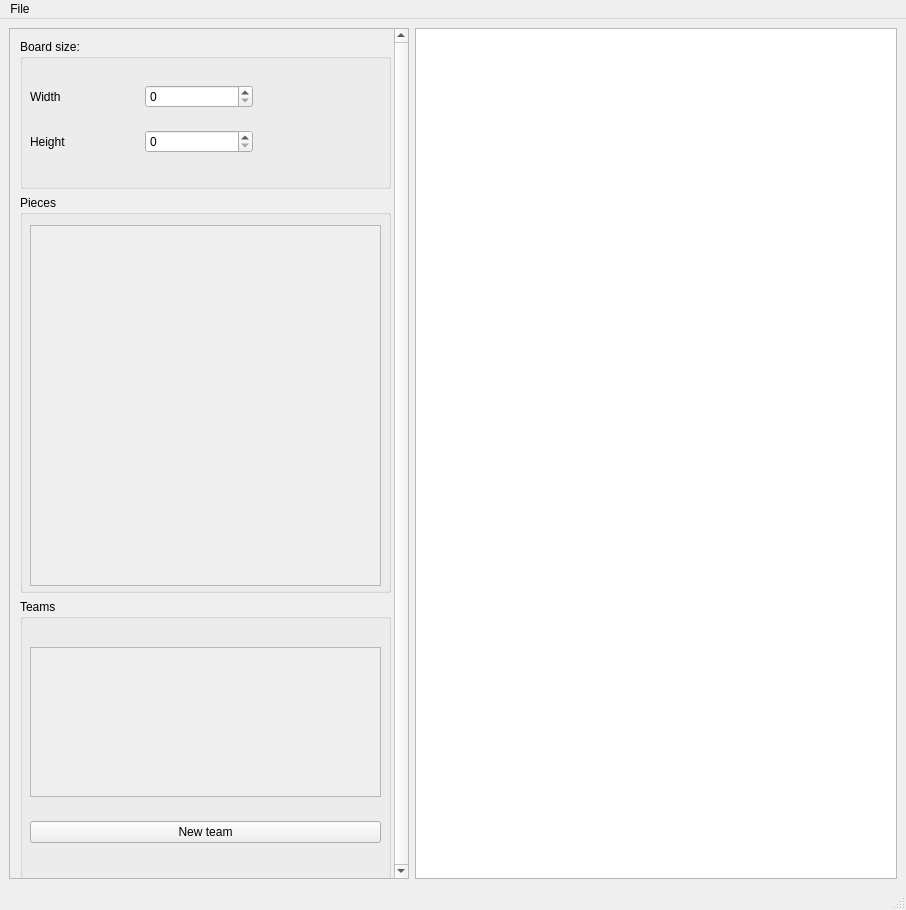
<?xml version="1.0" encoding="UTF-8"?>
<ui version="4.0">
 <class>BoardEditor</class>
 <widget class="QMainWindow" name="BoardEditor">
  <property name="geometry">
   <rect>
    <x>0</x>
    <y>0</y>
    <width>906</width>
    <height>910</height>
   </rect>
  </property>
  <property name="windowTitle">
   <string>Board Editor</string>
  </property>
  <widget class="QWidget" name="centralwidget">
   <layout class="QVBoxLayout" name="verticalLayout">
    <item>
     <layout class="QGridLayout" name="gridLayout">
      <item row="1" column="1">
       <widget class="QGraphicsView" name="BoardCanva"/>
      </item>
      <item row="1" column="0">
       <widget class="QScrollArea" name="scrollArea">
        <property name="minimumSize">
         <size>
          <width>400</width>
          <height>0</height>
         </size>
        </property>
        <property name="maximumSize">
         <size>
          <width>400</width>
          <height>16777215</height>
         </size>
        </property>
        <property name="verticalScrollBarPolicy">
         <enum>Qt::ScrollBarPolicy::ScrollBarAlwaysOn</enum>
        </property>
        <property name="horizontalScrollBarPolicy">
         <enum>Qt::ScrollBarPolicy::ScrollBarAsNeeded</enum>
        </property>
        <property name="sizeAdjustPolicy">
         <enum>QAbstractScrollArea::SizeAdjustPolicy::AdjustToContentsOnFirstShow</enum>
        </property>
        <property name="widgetResizable">
         <bool>true</bool>
        </property>
        <widget class="QWidget" name="scrollContent">
         <property name="geometry">
          <rect>
           <x>0</x>
           <y>0</y>
           <width>384</width>
           <height>840</height>
          </rect>
         </property>
         <widget class="QWidget" name="verticalLayoutWidget_3">
          <property name="geometry">
           <rect>
            <x>10</x>
            <y>10</y>
            <width>371</width>
            <height>958</height>
           </rect>
          </property>
          <layout class="QVBoxLayout" name="scrollBox">
           <item>
            <widget class="QGroupBox" name="BoardSizeBox">
             <property name="minimumSize">
              <size>
               <width>0</width>
               <height>150</height>
              </size>
             </property>
             <property name="maximumSize">
              <size>
               <width>16777215</width>
               <height>150</height>
              </size>
             </property>
             <property name="title">
              <string>Board size:</string>
             </property>
             <widget class="QWidget" name="verticalLayoutWidget">
              <property name="geometry">
               <rect>
                <x>10</x>
                <y>30</y>
                <width>223</width>
                <height>101</height>
               </rect>
              </property>
              <layout class="QVBoxLayout" name="verticalLayout_2">
               <item>
                <layout class="QHBoxLayout" name="WidthLayout">
                 <item>
                  <widget class="QLabel" name="label_width">
                   <property name="text">
                    <string>Width</string>
                   </property>
                  </widget>
                 </item>
                 <item>
                  <widget class="QSpinBox" name="spinBox_width"/>
                 </item>
                </layout>
               </item>
               <item>
                <layout class="QHBoxLayout" name="HeightLayout">
                 <item>
                  <widget class="QLabel" name="label_height">
                   <property name="text">
                    <string>Height</string>
                   </property>
                  </widget>
                 </item>
                 <item>
                  <widget class="QSpinBox" name="spinBox_height"/>
                 </item>
                </layout>
               </item>
              </layout>
             </widget>
            </widget>
           </item>
           <item>
            <widget class="QGroupBox" name="PiecesBox">
             <property name="title">
              <string>Pieces</string>
             </property>
             <widget class="QScrollArea" name="PiecesScroll">
              <property name="geometry">
               <rect>
                <x>10</x>
                <y>30</y>
                <width>351</width>
                <height>361</height>
               </rect>
              </property>
              <property name="widgetResizable">
               <bool>true</bool>
              </property>
              <widget class="QWidget" name="scrollAreaWidgetContents_2">
               <property name="geometry">
                <rect>
                 <x>0</x>
                 <y>0</y>
                 <width>349</width>
                 <height>359</height>
                </rect>
               </property>
               <widget class="QWidget" name="verticalLayoutWidget_4">
                <property name="geometry">
                 <rect>
                  <x>0</x>
                  <y>0</y>
                  <width>341</width>
                  <height>351</height>
                 </rect>
                </property>
                <layout class="QVBoxLayout" name="PiecesContainer"/>
               </widget>
              </widget>
             </widget>
            </widget>
           </item>
           <item>
            <widget class="QGroupBox" name="TeamsBox">
             <property name="sizePolicy">
              <sizepolicy hsizetype="Minimum" vsizetype="Preferred">
               <horstretch>0</horstretch>
               <verstretch>0</verstretch>
              </sizepolicy>
             </property>
             <property name="minimumSize">
              <size>
               <width>0</width>
               <height>300</height>
              </size>
             </property>
             <property name="title">
              <string>Teams</string>
             </property>
             <widget class="QWidget" name="verticalLayoutWidget_2">
              <property name="geometry">
               <rect>
                <x>10</x>
                <y>30</y>
                <width>351</width>
                <height>232</height>
               </rect>
              </property>
              <layout class="QVBoxLayout" name="TeamsLayout">
               <item>
                <widget class="QScrollArea" name="TeamsScrollArea">
                 <property name="sizePolicy">
                  <sizepolicy hsizetype="Expanding" vsizetype="Fixed">
                   <horstretch>0</horstretch>
                   <verstretch>0</verstretch>
                  </sizepolicy>
                 </property>
                 <property name="minimumSize">
                  <size>
                   <width>0</width>
                   <height>150</height>
                  </size>
                 </property>
                 <property name="widgetResizable">
                  <bool>true</bool>
                 </property>
                 <widget class="QWidget" name="TeamsContainer">
                  <property name="geometry">
                   <rect>
                    <x>0</x>
                    <y>0</y>
                    <width>347</width>
                    <height>148</height>
                   </rect>
                  </property>
                 </widget>
                </widget>
               </item>
               <item>
                <widget class="QPushButton" name="pushButton">
                 <property name="text">
                  <string>New team</string>
                 </property>
                </widget>
               </item>
              </layout>
             </widget>
            </widget>
           </item>
          </layout>
         </widget>
        </widget>
       </widget>
      </item>
     </layout>
    </item>
   </layout>
  </widget>
  <widget class="QMenuBar" name="menubar">
   <property name="geometry">
    <rect>
     <x>0</x>
     <y>0</y>
     <width>906</width>
     <height>24</height>
    </rect>
   </property>
   <widget class="QMenu" name="menuFile">
    <property name="title">
     <string>File</string>
    </property>
    <addaction name="actionSave"/>
    <addaction name="actionLoad"/>
    <addaction name="actionNew"/>
   </widget>
   <addaction name="menuFile"/>
  </widget>
  <widget class="QStatusBar" name="statusbar"/>
  <action name="actionSave">
   <property name="text">
    <string>Save</string>
   </property>
  </action>
  <action name="actionLoad">
   <property name="text">
    <string>Load</string>
   </property>
  </action>
  <action name="actionNew">
   <property name="text">
    <string>New</string>
   </property>
  </action>
 </widget>
 <resources/>
 <connections/>
</ui>
